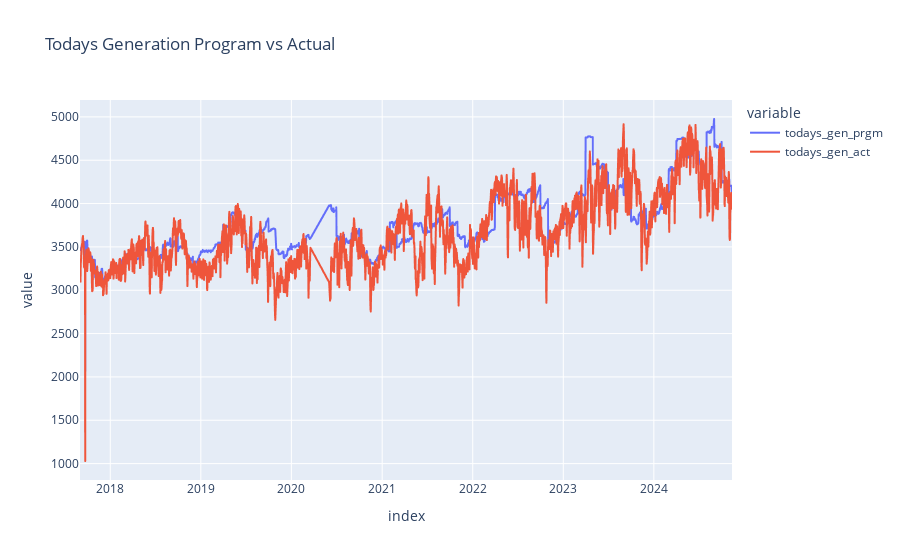

The notebook cell this image was saved under:
### Code cell
px.line(df_p6, x=df_p6.index, y=['todays_gen_prgm', 'todays_gen_act'],
              title='Todays Generation Program vs Actual')

### Figure 1 — Plotly figure (JSON) as saved in the notebook; plotly's stock layout.template omitted (floating-point values rounded to 4 significant figures; data arrays with more than 128 entries replaced by an {"elided": "..."} marker saying what was removed)
{"data": [{"hovertemplate": "variable=todays_gen_prgm<br>index=%{x}<br>value=%{y}<extra></extra>", "legendgroup": "todays_gen_prgm", "line": {"color": "#636efa", "dash": "solid"}, "marker": {"symbol": "circle"}, "mode": "lines", "name": "todays_gen_prgm", "showlegend": true, "type": "scattergl", "x": {"elided": "2550 str values"}, "xaxis": "x", "y": {"elided": "2550 float values"}, "yaxis": "y"}, {"hovertemplate": "variable=todays_gen_act<br>index=%{x}<br>value=%{y}<extra></extra>", "legendgroup": "todays_gen_act", "line": {"color": "#EF553B", "dash": "solid"}, "marker": {"symbol": "circle"}, "mode": "lines", "name": "todays_gen_act", "showlegend": true, "type": "scattergl", "x": {"elided": "2550 str values"}, "xaxis": "x", "y": {"elided": "2550 float values"}, "yaxis": "y"}], "layout": {"autosize": true, "legend": {"title": {"text": "variable"}, "tracegroupgap": 0}, "title": {"text": "Todays Generation Program vs Actual"}, "xaxis": {"anchor": "y", "autorange": true, "domain": [0, 1], "range": ["2017-09-01", "2024-11-11"], "title": {"text": "index"}, "type": "date"}, "yaxis": {"anchor": "x", "autorange": true, "domain": [0, 1], "range": [810.9, 5195.0], "title": {"text": "value"}, "type": "linear"}}}
